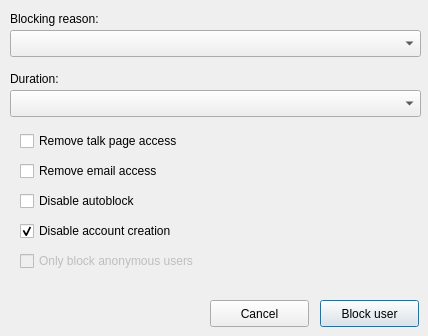
<?xml version="1.0" encoding="UTF-8"?>
<ui version="4.0">
 <class>BlockUser</class>
 <widget class="QDialog" name="BlockUser">
  <property name="geometry">
   <rect>
    <x>0</x>
    <y>0</y>
    <width>428</width>
    <height>336</height>
   </rect>
  </property>
  <property name="windowTitle">
   <string>Dialog</string>
  </property>
  <widget class="QComboBox" name="comboBox">
   <property name="geometry">
    <rect>
     <x>10</x>
     <y>30</y>
     <width>411</width>
     <height>27</height>
    </rect>
   </property>
  </widget>
  <widget class="QLabel" name="label">
   <property name="geometry">
    <rect>
     <x>10</x>
     <y>10</y>
     <width>121</width>
     <height>17</height>
    </rect>
   </property>
   <property name="text">
    <string>Blocking reason:</string>
   </property>
  </widget>
  <widget class="QPushButton" name="pushButton">
   <property name="geometry">
    <rect>
     <x>320</x>
     <y>300</y>
     <width>99</width>
     <height>27</height>
    </rect>
   </property>
   <property name="text">
    <string>Block user</string>
   </property>
   <property name="autoDefault">
    <bool>true</bool>
   </property>
   <property name="default">
    <bool>true</bool>
   </property>
  </widget>
  <widget class="QPushButton" name="pushButton_2">
   <property name="geometry">
    <rect>
     <x>210</x>
     <y>300</y>
     <width>99</width>
     <height>27</height>
    </rect>
   </property>
   <property name="text">
    <string>Cancel</string>
   </property>
  </widget>
  <widget class="QCheckBox" name="checkBox">
   <property name="geometry">
    <rect>
     <x>20</x>
     <y>130</y>
     <width>201</width>
     <height>22</height>
    </rect>
   </property>
   <property name="text">
    <string>Remove talk page access</string>
   </property>
  </widget>
  <widget class="QCheckBox" name="checkBox_2">
   <property name="geometry">
    <rect>
     <x>20</x>
     <y>160</y>
     <width>171</width>
     <height>22</height>
    </rect>
   </property>
   <property name="text">
    <string>Remove email access</string>
   </property>
  </widget>
  <widget class="QCheckBox" name="checkBox_3">
   <property name="geometry">
    <rect>
     <x>20</x>
     <y>190</y>
     <width>151</width>
     <height>22</height>
    </rect>
   </property>
   <property name="text">
    <string>Disable autoblock</string>
   </property>
  </widget>
  <widget class="QCheckBox" name="checkBox_4">
   <property name="geometry">
    <rect>
     <x>20</x>
     <y>220</y>
     <width>198</width>
     <height>22</height>
    </rect>
   </property>
   <property name="text">
    <string>Disable account creation</string>
   </property>
   <property name="checked">
    <bool>true</bool>
   </property>
  </widget>
  <widget class="QCheckBox" name="checkBox_5">
   <property name="enabled">
    <bool>false</bool>
   </property>
   <property name="geometry">
    <rect>
     <x>20</x>
     <y>250</y>
     <width>221</width>
     <height>22</height>
    </rect>
   </property>
   <property name="text">
    <string>Only block anonymous users</string>
   </property>
  </widget>
  <widget class="QLabel" name="label_2">
   <property name="geometry">
    <rect>
     <x>10</x>
     <y>70</y>
     <width>71</width>
     <height>17</height>
    </rect>
   </property>
   <property name="text">
    <string>Duration:</string>
   </property>
  </widget>
  <widget class="QComboBox" name="comboBox_2">
   <property name="geometry">
    <rect>
     <x>10</x>
     <y>90</y>
     <width>411</width>
     <height>27</height>
    </rect>
   </property>
  </widget>
 </widget>
 <resources/>
 <connections/>
</ui>
